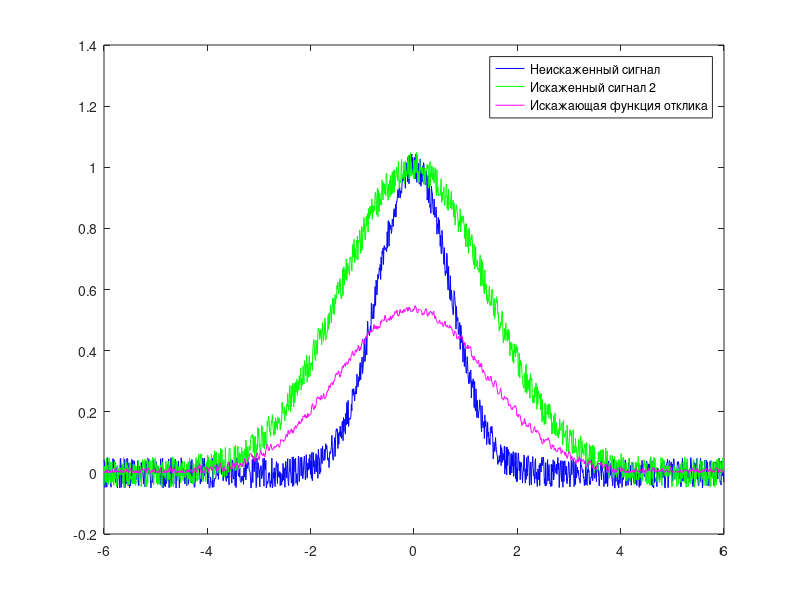

The MATLAB source for this figure:
function lab_07()
    A = 1.0;
    s1 = 1.0;
    s2 = 2.0;
    mult = 6;
    step = 0.009;
    NS = 0.05;
    t = -mult:step:mult;

    u1 = A * exp(-(t/s1).^2);
    u2 = A * exp(-(t/s2).^2);

    v1 = fft(u1);
    v2 = fft(u2);

    n1 = unifrnd(-NS, NS, 1, length(t));
    n2 = unifrnd(-NS, NS, 1, length(t));

    delta = std(n1);
    epsilon = std(n2);

    figure(1);
    plot(t, u1+n1, "b", t, u2+n2,"g", t, abs(ifft(fft(u2+n2) .* tikhonfilt(v1, v2, step, 2 * mult, delta, epsilon))),"m");
    legend('Неискаженный сигнал','Искаженный сигнал 2','Искажающая функция отклика');
end

function h = tikhonfilt(u1, u2, step, T, d, e)
    m = 0:length(u1)-1;
    mult = step / length(u1);
    squ = 1 + (2 * pi * m / T).^2;
    func = @(x) rhofunc(x, u1, u2, step, T, d, e);
    alpha = fzero(func, [0, 1]);
    h = 0:length(u1)-1;
    for k = 1:length(h)
        h(k) = mult * sum(exp(2 * pi * 1i * k .* m / length(u1)) .* u1 .* conj(u2) ./ (abs(u2).^2 .* step^2 + alpha * squ), 2);
    end
end

function y = rhofunc(x, u1, u2, step, T, d, e)
    m = 0:length(u1)-1;
    mult = step / length(u1);
    squ = 1 + (2 * pi * m / T).^2;
    beta = mult * sum(x.^2 * squ .* abs(u1).^2 ./ (abs(u2).^2 * step^2 + x .* squ).^2, 2);
    gamma = mult * sum(abs(u2).^2 * step^2 .* abs(u1).^2 .* squ ./ (abs(u2).^2 * step^2 + x * (1 + 2 * pi * m / T).^2).^2, 2);
    y = beta - (d + e * sqrt(gamma))^2;
end